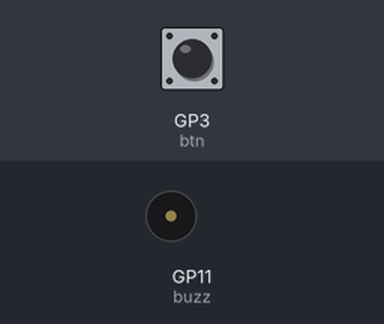
Recording of a program running on a simulated Raspberry Pi Pico running CircuitPython. Shown: buzzer (waves = sounding, pin HIGH). Inputs (shaded band) come from the test bench; at power-on: GP3 (btn) LOW. What the program prints to the serial console is not drawn.

Above: at 1.2 s.
1.3 s: GP3 (btn) pulled HIGH for 0.15 s
At 1.37 s:
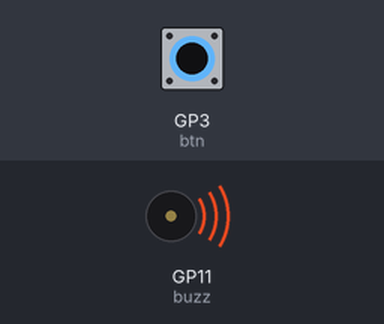
2.9 s: GP3 (btn) pulled HIGH for 3.2 s
At 7.4 s:
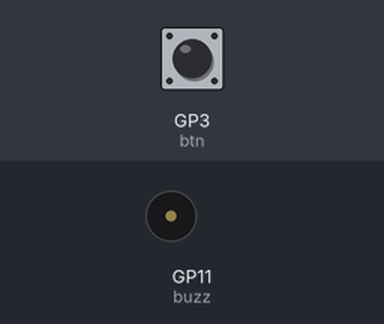
Timing chart, 0 to 8.9 s (numbered marks = the images above; inputs shaded):
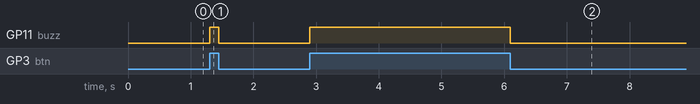

Measured:
- after the input at 1.3 s, GP11 (buzz): LOW → HIGH at once, → LOW 0.15 s later
- after the input at 2.9 s, GP11 (buzz): LOW → HIGH at once, → LOW 3.2 s later

The program:

custom_buzzer.py
```python
import time
import board
import digitalio
from digitalio import DigitalInOut, Direction, Pull

btn = digitalio.DigitalInOut(board.GP3)
btn.direction = digitalio.Direction.INPUT
btn.pull = digitalio.Pull.DOWN


buzz = DigitalInOut(board.GP11)
buzz.direction = Direction.OUTPUT

while True:
    if btn.value:
        buzz.value = True
        print("On")

    else:
        buzz.value = False
        print("Off")
```
